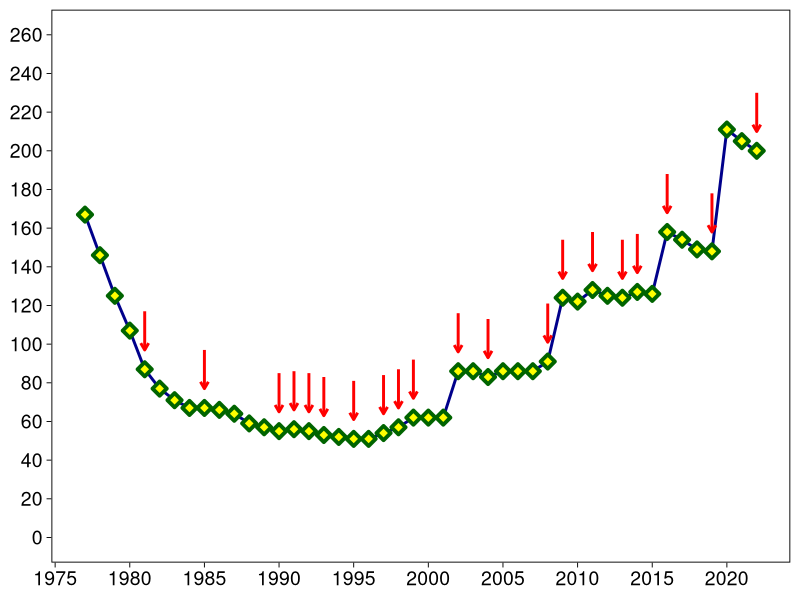

Source code (R):
library(ggplot2)
kpop <- data.frame("year" = 1977:2022,
                   "breeding" = c(FALSE,FALSE,FALSE,FALSE,TRUE,FALSE,FALSE,FALSE,TRUE,FALSE,FALSE,FALSE,FALSE,TRUE,TRUE,TRUE,TRUE,FALSE,TRUE,FALSE,TRUE,TRUE,TRUE,FALSE,FALSE,TRUE,FALSE,TRUE,FALSE,FALSE,FALSE,TRUE,TRUE,FALSE,TRUE,FALSE,TRUE,TRUE,FALSE,TRUE,FALSE,FALSE,TRUE,FALSE,FALSE,TRUE),
                   "transferred" = c(1,1,1,3,7,25,21,21,21,21,26,41,46,46,46,51,51,50,49,49,49,49,49,49,49,49,49,49,48,48,48,47,47,45,42,41,40,38,37,34,33,32,31,26,26,26),
                   "stewart" = c(149,132,111,91,72,44,45,43,44,43,38,18,11,9,8,2,0,0,0,0,0,0,0,0,0,0,0,0,0,0,0,0,0,0,0,0,0,0,0,0,0,0,0,0,0,0),
                   "offshore" = c(0,0,0,0,0,0,0,0,0,0,0,0,0,0,2,2,2,2,2,2,5,8,13,13,13,37,37,34,38,38,38,44,77,77,86,84,84,89,89,124,121,117,117,185,179,174),
                   "fiordland" = c(17,13,13,13,8,8,5,3,2,2,0,0,0,0,0,0,0,0,0,0,0,0,0,0,0,0,0,0,0,0,0,0,0,0,0,0,0,0,0,0,0,0,0,0,0,0),
                   "total" = c(167,146,125,107,87,77,71,67,67,66,64,59,57,55,56,55,53,52,51,51,54,57,62,62,62,86,86,83,86,86,86,91,124,122,128,125,124,127,126,158,154,149,148,211,205,200)
)
kpop$breed_years <- ifelse(kpop$breeding, kpop$year, NA)
ggplot(kpop, aes(year, total)) +
  geom_line(size=1, color="darkblue") +
  geom_point(size=2.5, shape=23, stroke=2, fill="yellow", color="darkgreen") +
  geom_segment(aes(x = breed_years, y = total+30, xend = year, yend = total+10), size=1, colour="red", arrow = arrow(length = unit(0.2, "cm")), arrow.fill = "red") +
  theme_linedraw(base_size = 14) +
  theme(plot.title = element_text(size=16, face="bold"),
        axis.text = element_text(size=14),
        axis.title = element_text(size=14,face="bold"),
        panel.grid = element_blank()) +
  scale_y_continuous(breaks = seq(from = 0, to = 260, by = 20), limits = c(0,260)) +
  scale_x_continuous(breaks = seq(from = 1975, to = 2023, by = 5)) +
  theme(
    plot.title = element_blank(),
    axis.title.x = element_blank(),
    axis.title.y = element_blank())
